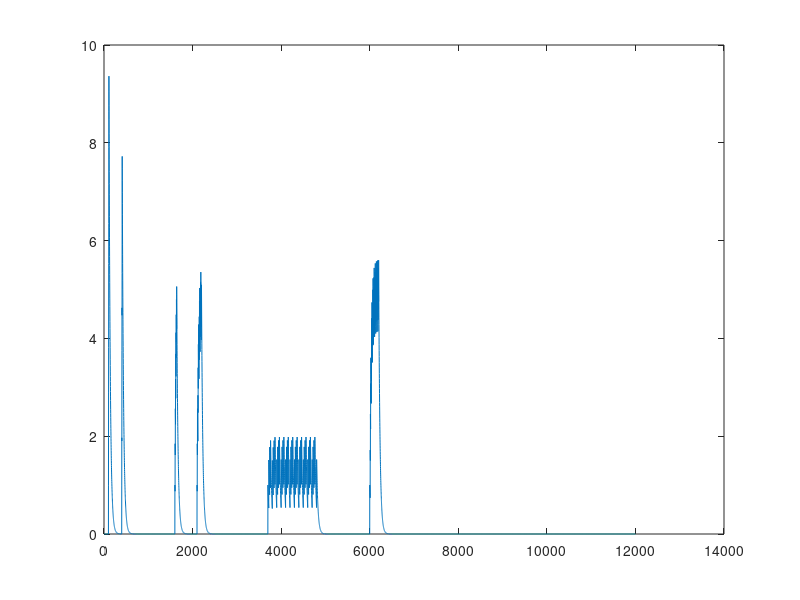

The MATLAB script that drew this image: (Note: this script raises an error after producing the figure.)

clf
t = 0:.01:120;
stimTimes = [];
ftimes    = [1:.01:1.1 4:.01:4.1 21:.05:22 16:.05:16.4 37:.2:48 60:.05:62];
F = ismember(t,ftimes);
T = ismember(t,stimTimes);
F = conv(F,exp(-t/.3));F = F(1:length(t));
ker = conv(T,exp(-t/.003));ker = ker(1:length(t));
vel = F;
strt = 800000000;
pos = 0;
plot(F)
lastRew = 0;
lastBl  = 8000;
BCION   = 1;
for i = 1:length(t)
    if i - lastBl > 200;
        BCION = 1;
    else
        BCION = 0;
    end
    if BCION == 1
        pos(i+1) = pos(i) + vel(i)/500;
    end
end
        